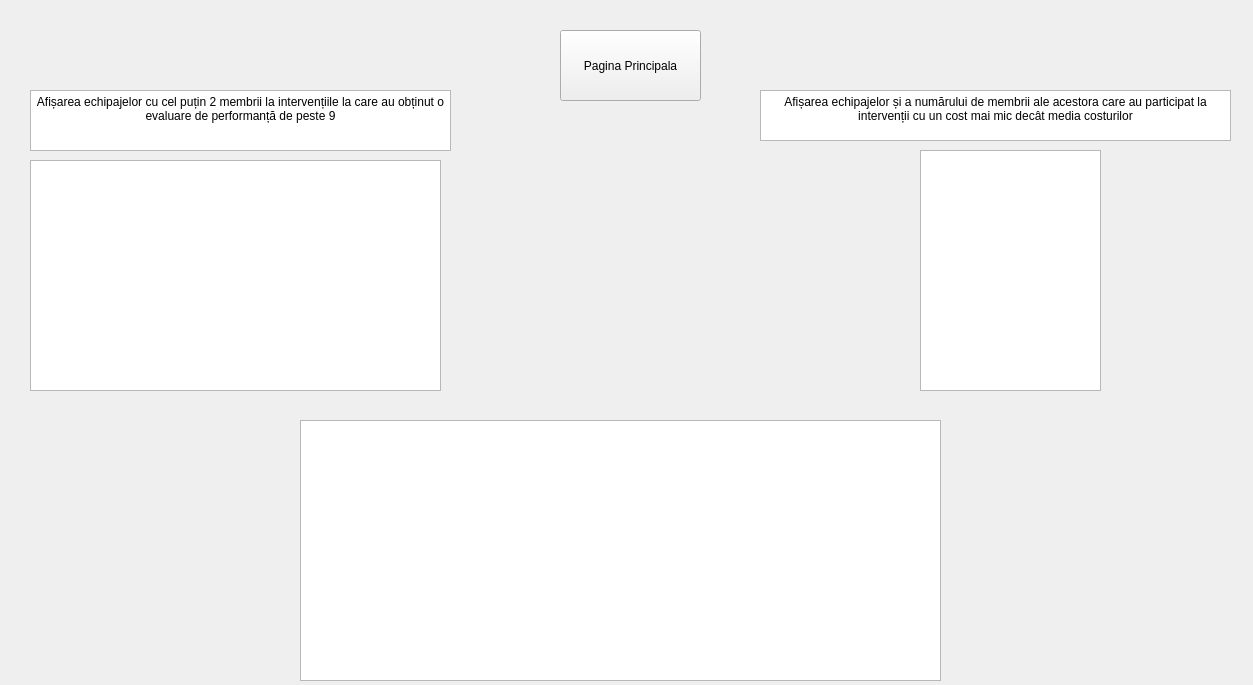
<?xml version="1.0" encoding="UTF-8"?>
<ui version="4.0">
 <class>Form</class>
 <widget class="QWidget" name="Form">
  <property name="geometry">
   <rect>
    <x>0</x>
    <y>0</y>
    <width>1253</width>
    <height>685</height>
   </rect>
  </property>
  <property name="windowTitle">
   <string>Form</string>
  </property>
  <widget class="QPushButton" name="pushButton">
   <property name="geometry">
    <rect>
     <x>560</x>
     <y>30</y>
     <width>141</width>
     <height>71</height>
    </rect>
   </property>
   <property name="text">
    <string>Pagina Principala</string>
   </property>
  </widget>
  <widget class="QTableView" name="tableView">
   <property name="geometry">
    <rect>
     <x>300</x>
     <y>420</y>
     <width>641</width>
     <height>261</height>
    </rect>
   </property>
  </widget>
  <widget class="QTableView" name="tableView_2">
   <property name="geometry">
    <rect>
     <x>30</x>
     <y>160</y>
     <width>411</width>
     <height>231</height>
    </rect>
   </property>
  </widget>
  <widget class="QTextEdit" name="textEdit">
   <property name="geometry">
    <rect>
     <x>30</x>
     <y>90</y>
     <width>421</width>
     <height>61</height>
    </rect>
   </property>
   <property name="html">
    <string>&lt;!DOCTYPE HTML PUBLIC &quot;-//W3C//DTD HTML 4.0//EN&quot; &quot;http://www.w3.org/TR/REC-html40/strict.dtd&quot;&gt;
&lt;html&gt;&lt;head&gt;&lt;meta name=&quot;qrichtext&quot; content=&quot;1&quot; /&gt;&lt;meta charset=&quot;utf-8&quot; /&gt;&lt;style type=&quot;text/css&quot;&gt;
p, li { white-space: pre-wrap; }
hr { height: 1px; border-width: 0; }
li.unchecked::marker { content: &quot;\2610&quot;; }
li.checked::marker { content: &quot;\2612&quot;; }
&lt;/style&gt;&lt;/head&gt;&lt;body style=&quot; font-family:'Segoe UI'; font-size:9pt; font-weight:400; font-style:normal;&quot;&gt;
&lt;p align=&quot;center&quot; style=&quot; margin-top:0px; margin-bottom:0px; margin-left:0px; margin-right:0px; -qt-block-indent:0; text-indent:0px;&quot;&gt;Afișarea echipajelor cu cel puțin 2 membrii la intervențiile la care au obținut o evaluare de performanță de peste 9&lt;/p&gt;&lt;/body&gt;&lt;/html&gt;</string>
   </property>
  </widget>
  <widget class="QTableView" name="tableView_3">
   <property name="geometry">
    <rect>
     <x>920</x>
     <y>150</y>
     <width>181</width>
     <height>241</height>
    </rect>
   </property>
  </widget>
  <widget class="QTextEdit" name="textEdit_2">
   <property name="geometry">
    <rect>
     <x>760</x>
     <y>90</y>
     <width>471</width>
     <height>51</height>
    </rect>
   </property>
   <property name="html">
    <string>&lt;!DOCTYPE HTML PUBLIC &quot;-//W3C//DTD HTML 4.0//EN&quot; &quot;http://www.w3.org/TR/REC-html40/strict.dtd&quot;&gt;
&lt;html&gt;&lt;head&gt;&lt;meta name=&quot;qrichtext&quot; content=&quot;1&quot; /&gt;&lt;meta charset=&quot;utf-8&quot; /&gt;&lt;style type=&quot;text/css&quot;&gt;
p, li { white-space: pre-wrap; }
hr { height: 1px; border-width: 0; }
li.unchecked::marker { content: &quot;\2610&quot;; }
li.checked::marker { content: &quot;\2612&quot;; }
&lt;/style&gt;&lt;/head&gt;&lt;body style=&quot; font-family:'Segoe UI'; font-size:9pt; font-weight:400; font-style:normal;&quot;&gt;
&lt;p align=&quot;center&quot; style=&quot; margin-top:0px; margin-bottom:0px; margin-left:0px; margin-right:0px; -qt-block-indent:0; text-indent:0px;&quot;&gt;Afișarea echipajelor și a numărului de membrii ale acestora care au participat la intervenții cu un cost mai mic decât media costurilor&lt;/p&gt;&lt;/body&gt;&lt;/html&gt;</string>
   </property>
  </widget>
 </widget>
 <resources/>
 <connections/>
</ui>
